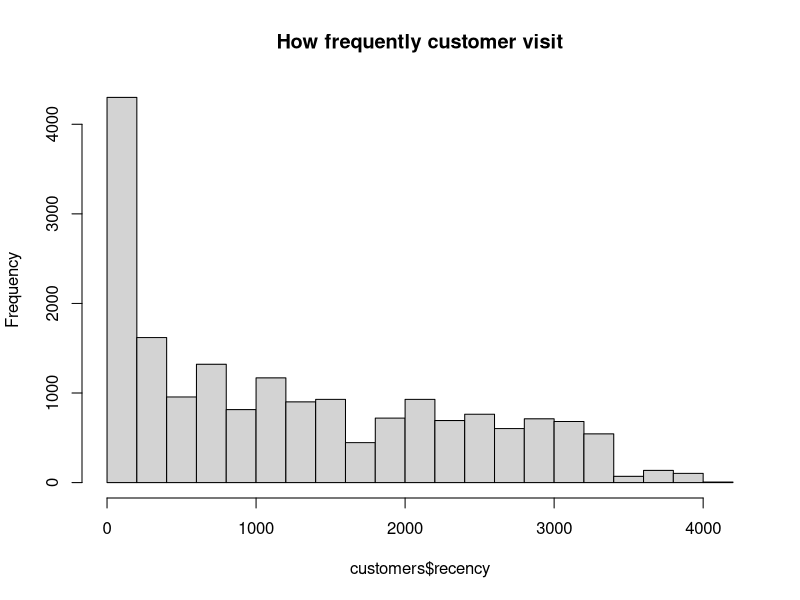
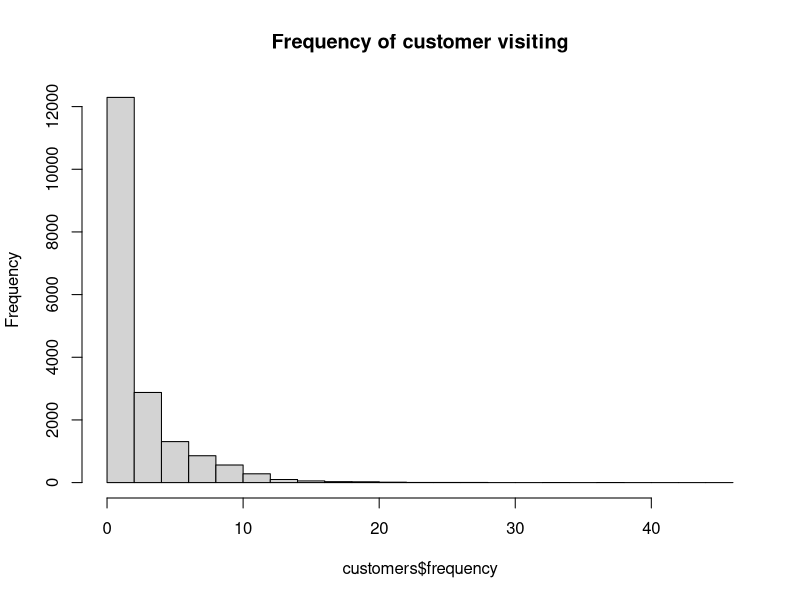
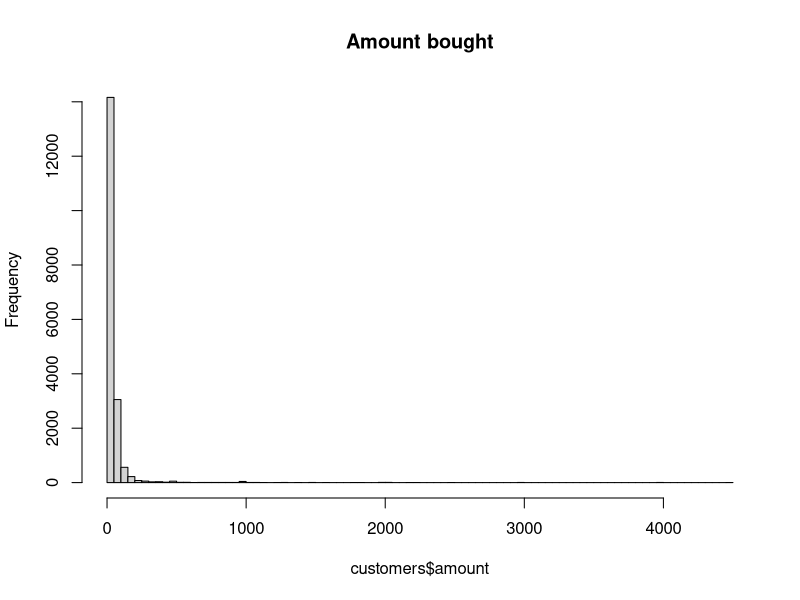
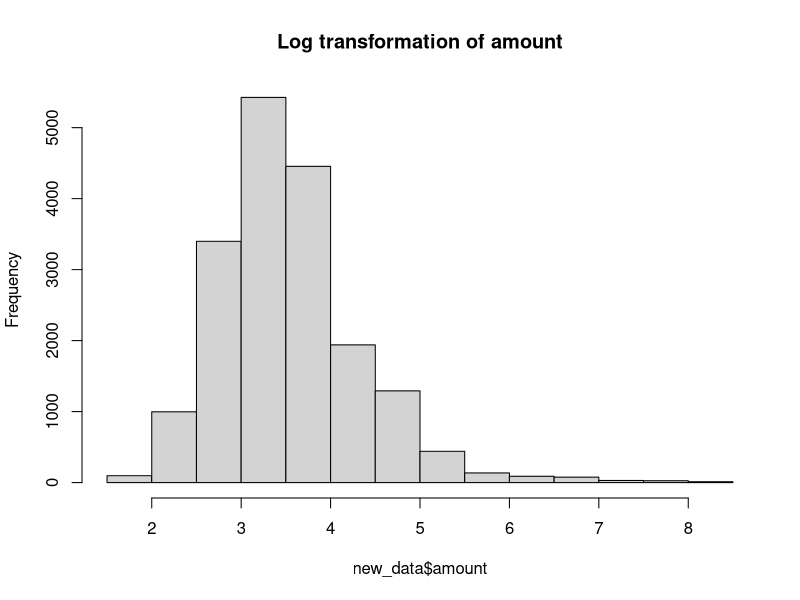
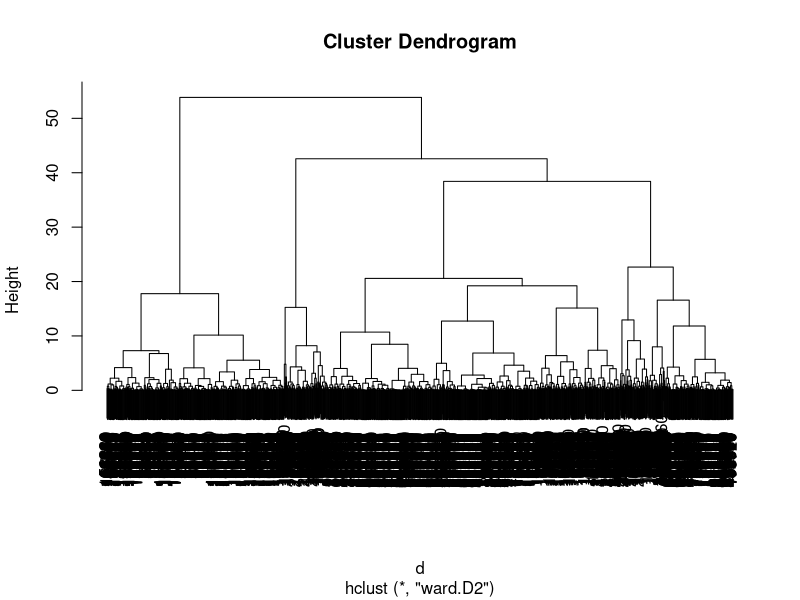
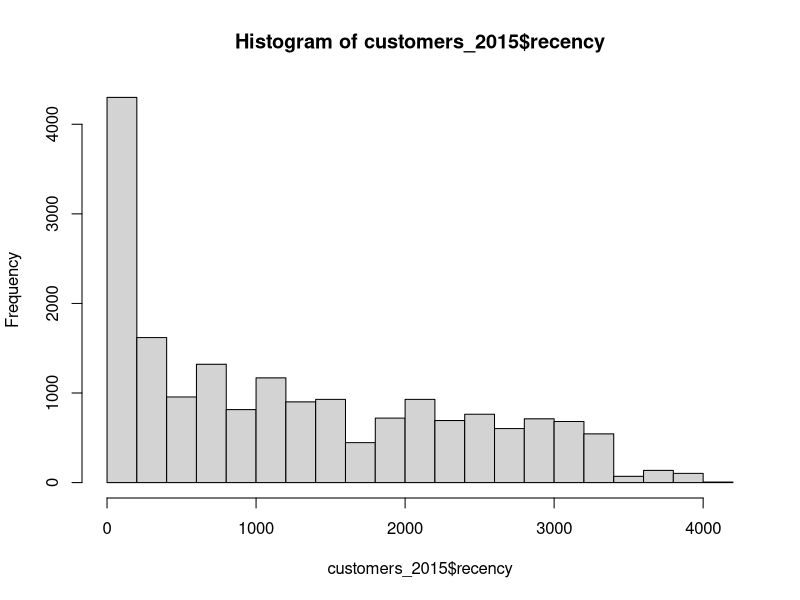
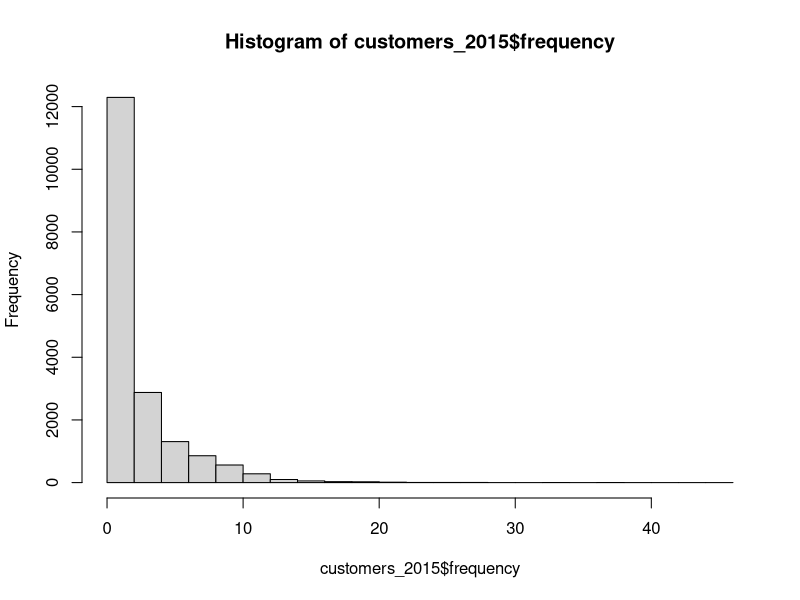
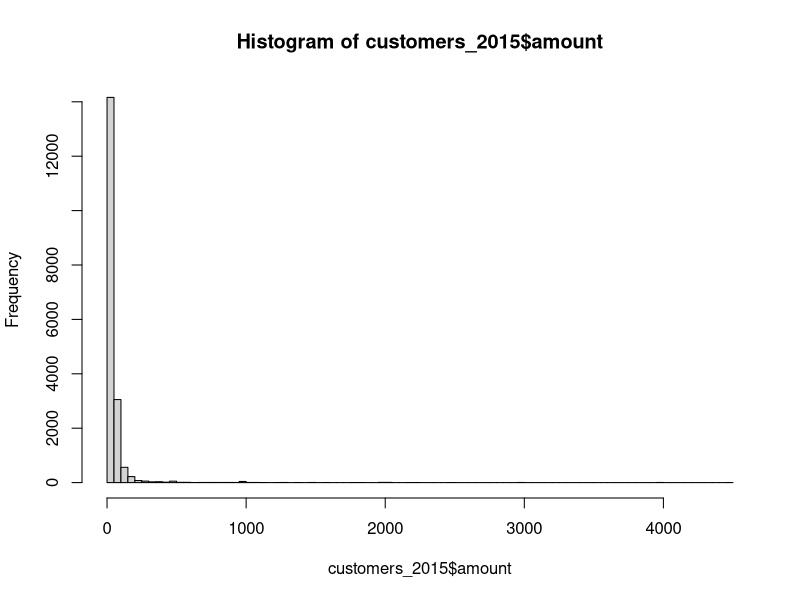

Reproduce these figures in R, in order. (Note: this script raises an error after producing the figures.)
#To clear r memory
rm(list=ls(all=TRUE))
#loading data
data=read.delim("purchases.txt",header = FALSE,sep = "\t",dec=".")
#adding column name to the data
colnames(data)=c('customer_id', 'purchase_amount', 'date_of_purchase')
#converting date_of_purchase from string to date format and finding recent visit
data$date_of_purchase=as.Date(data$date_of_purchase,"%Y-%m-%d")
data$year_of_purchase = as.numeric(format(data$date_of_purchase, "%Y"))
data$days_since=as.numeric(difftime("2016-01-01",data$date_of_purchase,
                                    units ="days"))
#viewing data
summary(data)
#loading sql library to filter data
library(sqldf)
#computing recency, frequency, average amount of purchase
customers=sqldf("SELECT customer_id,
               MIN(days_since) as 'recency',
               COUNT(*) as 'frequency', 
               AVG(purchase_amount) as 'amount'
               from data GROUP BY 1")
#exploring the data
hist(customers$recency,main = "How frequently customer visit")
hist(customers$frequency,main = "Frequency of customer visiting")
hist(customers$amount,breaks = 100,main = "Amount bought")
#---------Prepearing and transforming our data--------------------


#copying customers data into new data frame
new_data=customers
head(new_data)
row.names(new_data)=new_data$customer_id
new_data$customer_id=NULL
#take log transformation of the amount and plot 
new_data$amount=log(new_data$amount)
hist(new_data$amount,main = "Log transformation of amount")

#standarize the variables
new_data=scale(new_data)
# --- RUNNING A HIERARCHICAL SEGMENTATION ------------------


# Compute distance metrics on standardized data
# This will likely generate an error on most machines
sample=seq(1,18417,by=10)
head(sample)
customers_sample=customers[sample,]
new_data_sample=new_data[sample,]
# Compute distance metrics on standardized data
d=dist(new_data_sample)
# Perform hierarchical clustering on distance metrics
c=hclust(d,method = "ward.D2")
# Plot de dendogram
plot(c)
# Cut at 9 segments
members=cutree(c,k=9)
# Show 30 first customers, frequency table
members[1:30]
#show which cluster contain how many elements
table(members)
# Show profile of each segment
aggregate(customers_sample[, 2:4], by = list(members), mean)

#customer analysis till 2015
customers_2015 = sqldf("SELECT customer_id,
                               MIN(days_since) AS 'recency',
                               MAX(days_since) AS 'first_purchase',
                               COUNT(*) AS 'frequency',
                               AVG(purchase_amount) AS 'amount'
                        FROM data GROUP BY 1")
#explore data of 2015
head(customers_2015)
summary(customers_2015)
hist(customers_2015$recency)
hist(customers_2015$frequency)
hist(customers_2015$amount, breaks = 100)
# --- CODING A MANAGERIAL SEGMENTATION --------------------------
customers_2014 = sqldf("SELECT customer_id,
                               MIN(days_since) - 365 AS 'recency',
                               MAX(days_since) - 365 AS 'first_purchase',
                               COUNT(*) AS 'frequency',
                               AVG(purchase_amount) AS 'amount'
                        FROM data
                        WHERE days_since > 365
                        GROUP BY 1")

# Complete segment solution using which, and exploiting previous test as input
customers_2014$segment = "NA"
customers_2014$segment[which(customers_2014$recency > 365*3)] = "inactive"
customers_2014$segment[which(customers_2014$recency <= 365*3 & customers_2014$recency > 365*2)] = "cold"
customers_2014$segment[which(customers_2014$recency <= 365*2 & customers_2014$recency > 365*1)] = "warm"
customers_2014$segment[which(customers_2014$recency <= 365)] = "active"
customers_2014$segment[which(customers_2014$segment == "warm" & customers_2014$first_purchase <= 365*2)] = "new warm"
customers_2014$segment[which(customers_2014$segment == "warm" & customers_2014$amount < 100)] = "warm low value"
customers_2014$segment[which(customers_2014$segment == "warm" & customers_2014$amount >= 100)] = "warm high value"
customers_2014$segment[which(customers_2014$segment == "active" & customers_2014$first_purchase <= 365)] = "new active"
customers_2014$segment[which(customers_2014$segment == "active" & customers_2014$amount < 100)] = "active low value"
customers_2014$segment[which(customers_2014$segment == "active" & customers_2014$amount >= 100)] = "active high value"
customers_2014$segment = factor(x = customers_2014$segment, levels = c("inactive", "cold",
                                                                       "warm high value", "warm low value", "new warm",
                                                                       "active high value", "active low value", "new active"))


# Re-order factor in a way that makes sense
customers_2014$segment = factor(x = customers_2014$segment, levels = c("inactive", "cold",
                                                                       "warm high value", "warm low value", "new warm",
                                                                      "active high value", "active low value", "new active"))
table(customers_2014$segment)
pie(table(customers_2014$segment),edges = 500,radius = 1.5, col = rainbow(24))
aggregate(x=customers_2014[,2:5],by=list(customers_2014$segment),mean)
# Simple 2-segment solution based on recency alone
customers_2015$segment=ifelse(test = customers_2015$recency>365*3,
                              yes = 'inactive',
                              no='NA' )
aggregate(customers_2015[,2:5],by=list(customers_2015$segment),mean)
#this process will cause lot of error when the no of segments increase
customers_2015$segment=ifelse(test = customers_2015$recency>365*3,
                              yes = 'inactive',
                              no=ifelse(test = customers_2015$recency>365*2,
                                        yes="cold",
                                        no="na") )
table(customers_2015$segment)
aggregate(customers_2015[,2:5],by=list(customers_2015$segment),mean)
#creating segments using which statement
customers_2015$segment="NA"
customers_2015$segment[which(customers_2015$recency>365*3)]="inactive"
table(customers_2015$segment)
aggregate(customers_2015[,2:5],by=list(customers_2015$segment),mean)
#creating other segments
customers_2015$segment[which(customers_2015$recency>365*2 & customers_2015$recency<=365*3)]="cold"
customers_2015$segment[which(customers_2015$recency>365*1 & customers_2015$recency<=365*2 )]="warm"
customers_2015$segment[which(customers_2015$recency<=365)]="Active"
table(customers_2015$segment)
aggregate(customers_2015[,2:5],by=list(customers_2015$segment),mean)
#farther segregate the data
customers_2015$segment = "NA"
customers_2015$segment[which(customers_2015$recency > 365*3)] = "inactive"
customers_2015$segment[which(customers_2015$recency <= 365*3 & customers_2015$recency > 365*2)] = "cold"
customers_2015$segment[which(customers_2015$recency <= 365*2 & customers_2015$recency > 365*1)] = "warm"
customers_2015$segment[which(customers_2015$recency <= 365)] = "active"
customers_2015$segment[which(customers_2015$segment == "warm" & customers_2015$first_purchase <= 365*2)] = "new warm"
customers_2015$segment[which(customers_2015$segment == "warm" & customers_2015$amount < 100)] = "warm low value"
customers_2015$segment[which(customers_2015$segment == "warm" & customers_2015$amount >= 100)] = "warm high value"
customers_2015$segment[which(customers_2015$segment == "active" & customers_2015$first_purchase <= 365)] = "new active"
customers_2015$segment[which(customers_2015$segment == "active" & customers_2015$amount < 100)] = "active low value"
customers_2015$segment[which(customers_2015$segment == "active" & customers_2015$amount >= 100)] = "active high value"
customers_2015$segment = factor(x = customers_2015$segment, levels = c("inactive", "cold",
                                                                       "warm high value", "warm low value", "new warm",
                                                                       "active high value", "active low value", "new active"))

table(customers_2015$segment)
aggregate(customers_2015[,2:5],by=list(customers_2015$segment),mean)
#reordering the data
customers_2015$segment=factor(x=customers_2015$segment,levels = c("inactive", "cold",
                                                                   "warm high value", "warm low value", "new warm",
                                                                   "active high value", "active low value", "new active"))
table(customers_2015$segment)
aggregate(customers_2015[,2:5],by=list(customers_2015$segment),mean)
# --- COMPUTING REVENUE GENERATION PER SEGMENT -------------


# Compute how much revenue is generated by segments
# Notice that people with no revenue in 2015 do NOT appear
revenue_2015= sqldf("SELECT customer_id,
                    SUM(purchase_amount) as 'revenue_2015'
                    FROM data
                    WHERE year_of_purchase = 2015
                    GROUP BY 1")
summary(revenue_2015)
#merge 2015 revenew with 2015 customer
actual=merge(customers_2015,revenue_2015)
#merge statement is excluding all those customer who didn't genartae any revenue in 2015,to include all customer
actual=merge(customers_2015,revenue_2015,all.x = TRUE)
actual$revenue_2015[is.na(actual$revenue_2015)]=0
#show average revenue per customer per segment
aggregate(x=actual$revenue_2015,by=list(actual$segment),mean)
#forward 2014 customers to 2015 revenue
forward=merge(customers_2014,revenue_2015,all.x = TRUE)
forward$revenue_2015[is.na(forward$revenue_2015)]=0
#average revenue genartaed on 2015 based on the segments of 2014
r=aggregate(forward$revenue_2015,by=list(forward$segment),mean)
#reordering the data
r=r[order(r$x,decreasing = TRUE),]
barplot(r$x,names.arg = r$Group.1)
#-------------Create a model for prediction---------------------
#Merge data customer_2014 with revenue_2015
in_sample=merge(customers_2014,revenue_2015,all.x = TRUE)
in_sample$revenue_2015[is.na(in_sample$revenue_2015)]=0
in_sample$active_2015=as.numeric(in_sample$revenue_2015>0)
# Display calibration (in-sample) data
head(in_sample)
summary(in_sample)
# --- CALIBRATE THE MODELS ---------------------------------
# Calibrate probability model
library(nnet)
prob.model=multinom(formula = active_2015~recency+first_purchase+frequency+avg_amount+max_amount,
                      data=in_sample)
coef=summary(prob.model)$coefficients
std=summary(prob.model)$standard.errors
print(coef)
print(std)
print(coef / std)
# For the monetary model, select only those who made a purchase
z=which(in_sample$active_2015==1)
head(in_sample[z, ])
summary(in_sample[z, ])
# Calibrate the monetary model (version 1)
amount.model=lm(log(revenue_2015)~log(avg_amount)+log(max_amount),data = in_sample[z,])
summary(amount.model)
# Plot the results of this new monetary model
plot(x=log(in_sample[z,]$revenue_2015),y=amount.model$fitted.values)
# --- APPLY THE MODELS TO TODAY'S DATA ---------------------
# Compute RFM variables as of today
# Predict the target variables based on today's data
customers_2015$prob_predicted=predict(object = prob.model,newdata = customers_2015,type = "prob")
customers_2015$revenue_predicted=exp(predict(object = amount.model,newdata = customers_2015))
customers_2015$score_predicted=customers_2015$prob_predicted*customers_2015$revenue_predicted
summary(customers_2015$prob_predicted)
summary(customers_2015$revenue_predicted)
summary(customers_2015$score_predicted)
hist(customers_2015$score_predicted)
# How many customers have an expected revenue of more than $50
z=which(customers_2015$score_predicted>50)
#------------------Customer Lifetime Value-------------------------
#-----Compute Transition Matrix----------------
new_data=merge(x=customers_2014,y=customers_2015,by="customer_id",all.x = TRUE)
transition=table(new_data$segment.x,new_data$segment.y)
print(transition)
#divide each row with its sum
transition=transition / rowSums(transition)
print(transition)
#---------using transition matrix to make prediction-----------------
# Initialize a matrix with the number of customers in each segment today and after 10 periods
segments=matrix(nrow = 8,ncol = 11)
segments[,1]=table(customers_2015$segment)
colnames(segments)=2015:2025
row.names(segments)=levels(customers_2015$segment)
# Compute for each an every period
for (i in 2:11) {
  segments[,i]=segments[,i-1] %*% transition
}
# Plot inactive, active high value customers over time
barplot(segments[1, ])
barplot(segments[2, ])
# Display how segments will evolve over time
print(round(segments))
# --- COMPUTE THE (DISCOUNTED) CLV OF A DATABASE -----------


# Yearly revenue per segment
# This comes directly from module 2, lines 160-161
# Compute revenue per segment
yearly_revenue = c(0, 0, 0, 0, 0, 323.57, 52.31, 79.17)
print(segments)
revenue_per_segment=yearly_revenue*segments
print(revenue_per_segment)
# Compute yearly revenue
yearly_revenue=colSums(revenue_per_segment)
print(yearly_revenue)
barplot(yearly_revenue)
# Compute cumulated revenue
cumulated_revenue=cumsum(yearly_revenue)
print(round(cumulated_revenue))
barplot(cumulated_revenue)
#create discount rate
discount_rate=0.10
discount=1/((1+discount_rate)^((1:11)-1))
print(discount)
# Compute discounted yearly revenue
disc_yearly_revenue=yearly_revenue*discount
print(disc_yearly_revenue)
barplot(disc_yearly_revenue)
lines(yearly_revenue)
# Compute discounted cumulated revenue
disc_cumulated_revenue=cumsum(disc_yearly_revenue)
print(disc_cumulated_revenue)
print(round(disc_cumulated_revenue))
barplot(disc_cumulated_revenue)
# What is the database worth?
print(disc_cumulated_revenue[11]-yearly_revenue[1])
